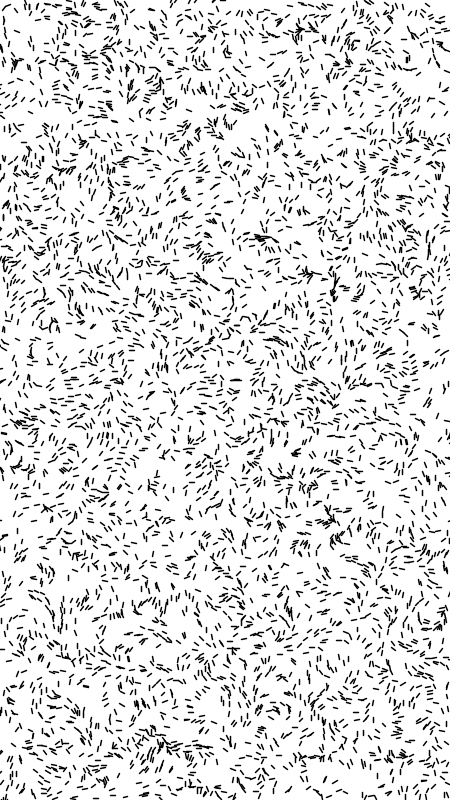
Frame 1 (no input)
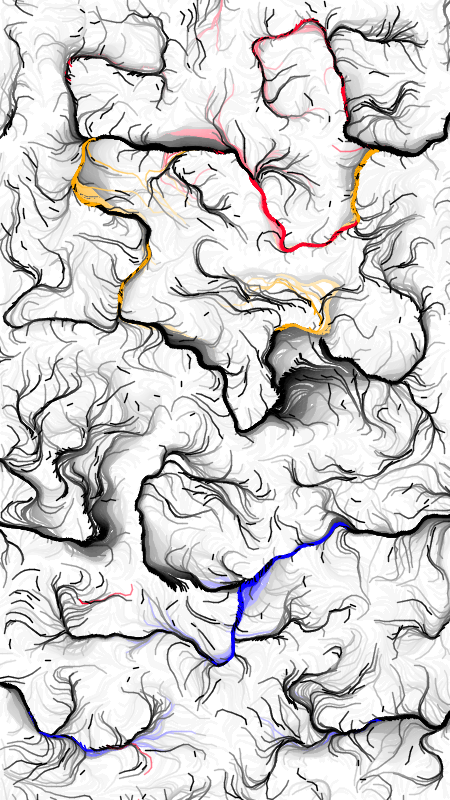
Frame 60 (the mouse pressed at the canvas centre just before this capture)
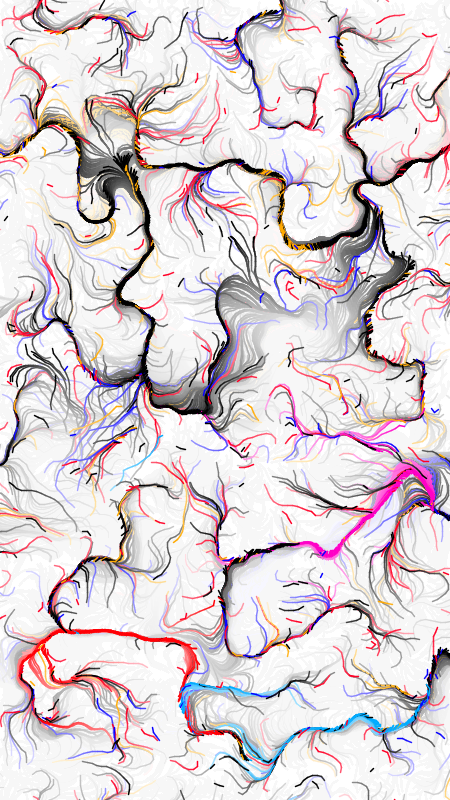
Frame 120 (the mouse held since frame 60 and released just before this capture)

The Processing sketch that drew these frames (run headless with seeded random() and noise(); from frame 60 on, the mouse is pressed at the canvas centre):

// Processing sketch: colorBursts
// ── colorBursts.pde
long seed = 12345 * millis();
float timeSpeed = 0.005;
float noiseScale = 0.01;
float stepSize = 5;

// New global variables for random color bursts
int minDelay = 1000; // minimum delay in milliseconds (1 second)
int maxDelay = 4000; // maximum delay in milliseconds (4 seconds)
long lastColorChange = 0;
int nextColorDelay;
int numColorBursts = 3;
float colorRadius = 100; // radius for color effect
int colorFrames = 100; // number of frames the color lasts

PVector[][] field;
ArrayList<Particle> particles;

void setup() {
  size(450, 800);
  background(255);
  noiseSeed(seed);
  randomSeed(seed);
  field = new PVector[width][height];
  particles = new ArrayList<Particle>();
  
  nextColorDelay = (int) random(minDelay, maxDelay);

  // Pre-calculate the flow field
  for (int y = 0; y < height; y++) {
    for (int x = 0; x < width; x++) {
      float noiseValue = noise(x * noiseScale, y * noiseScale);
      float angle = map(noiseValue, 0, 1, 0, TWO_PI * 4);
      field[x][y] = PVector.fromAngle(angle);
    }
  }

  // Create particles
  for (int i = 0; i < 5000; i++) {
    particles.add(new Particle(random(width), random(height)));
  }
}

void draw() {
  fill(255, 15);
  noStroke();
  rect(0, 0, width, height);
  
  // Check for random color event
  if (millis() > lastColorChange + nextColorDelay) {
    for (int x = 0; x < numColorBursts; x++) {
      applyRandomColorBurst();
    }
    lastColorChange = millis();
    nextColorDelay = (int) random(minDelay, maxDelay);
  }
  
  // Animate the flow field over time
  if (frameCount % 10 == 0) {
    for (int y = 0; y < height; y++) {
      for (int x = 0; x < width; x++) {
        float noiseValue = noise(x * noiseScale, y * noiseScale, frameCount * timeSpeed);
        float angle = map(noiseValue, 0, 1, 0, TWO_PI * 4);
        field[x][y] = PVector.fromAngle(angle);
      }
    }
  }

  for (Particle p : particles) {
    p.update();
    p.display();
  }
}

void applyRandomColorBurst() {
  colorMode(HSB, 255);
  int randomColor = color(random(255), 255, 255);
  colorMode(RGB, 255);
  
  PVector randomPos = new PVector(random(width), random(height));
  
  for (Particle p : particles) {
    float distToPos = dist(p.position.x, p.position.y, randomPos.x, randomPos.y);
    if (distToPos < colorRadius) {
      p.setColor(randomColor, colorFrames);
    }
  }
}

class Particle {
  PVector position;
  PVector prevPosition;
  int particleColor;
  int colorFramesLeft;

  Particle(float x, float y) {
    position = new PVector(x, y);
    prevPosition = position.copy();
    particleColor = color(0);
    colorFramesLeft = 0;
  }

  void update() {
    // Reset particle if it goes off-screen
    if (position.x < 0 || position.x >= width || position.y < 0 || position.y >= height) {
      position.x = random(width);
      position.y = random(height);
      prevPosition = position.copy();
    }
    
    // Store current position before updating
    prevPosition = position.copy();

    // Get vector from flow field
    PVector currentVector = field[int(position.x)][int(position.y)];
    position.add(currentVector.x * stepSize, currentVector.y * stepSize);

    // Decrease color timer
    if (colorFramesLeft > 0) {
      colorFramesLeft--;
    } else {
      particleColor = color(0); // Revert to black
    }
  }

  void display() {
    stroke(particleColor);
    strokeWeight(1.5);
    line(prevPosition.x, prevPosition.y, position.x, position.y);
  }

  void setColor(int newColor, int frames) {
    particleColor = newColor;
    colorFramesLeft = frames;
  }
}
